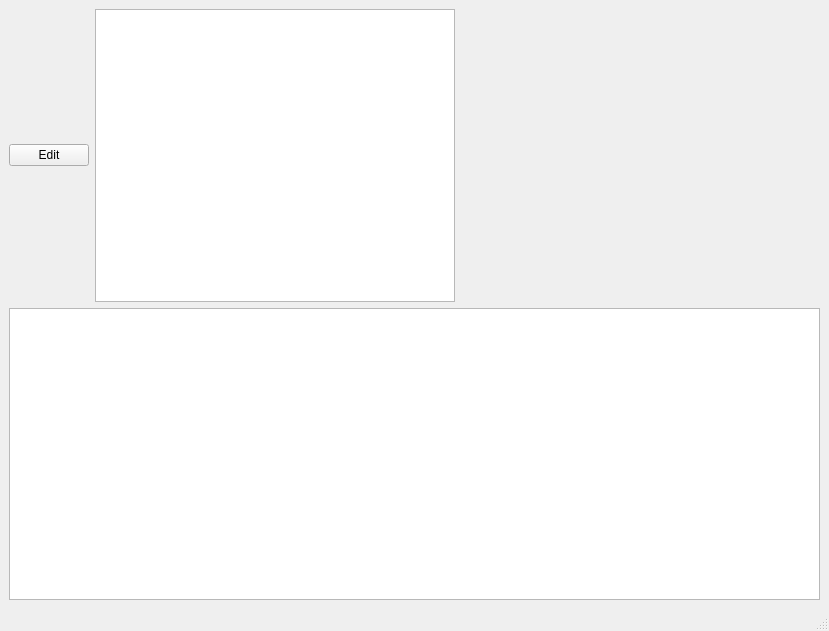
<?xml version="1.0" encoding="UTF-8"?>
<ui version="4.0">
 <class>MainWindow</class>
 <widget class="QMainWindow" name="MainWindow">
  <property name="geometry">
   <rect>
    <x>0</x>
    <y>0</y>
    <width>829</width>
    <height>631</height>
   </rect>
  </property>
  <property name="windowTitle">
   <string>MainWindow</string>
  </property>
  <widget class="QWidget" name="centralwidget">
   <layout class="QGridLayout" name="gridLayout">
    <item row="0" column="0">
     <widget class="QPushButton" name="BT_Edit">
      <property name="text">
       <string>Edit</string>
      </property>
     </widget>
    </item>
    <item row="0" column="2">
     <spacer name="horizontalSpacer">
      <property name="orientation">
       <enum>Qt::Horizontal</enum>
      </property>
      <property name="sizeHint" stdset="0">
       <size>
        <width>40</width>
        <height>20</height>
       </size>
      </property>
     </spacer>
    </item>
    <item row="0" column="1">
     <widget class="QTextEdit" name="textEdit"/>
    </item>
    <item row="2" column="0" colspan="3">
     <widget class="QTableView" name="tableView"/>
    </item>
   </layout>
  </widget>
  <widget class="QMenuBar" name="menubar">
   <property name="geometry">
    <rect>
     <x>0</x>
     <y>0</y>
     <width>829</width>
     <height>21</height>
    </rect>
   </property>
  </widget>
  <widget class="QStatusBar" name="statusbar"/>
 </widget>
 <resources/>
 <connections/>
</ui>
